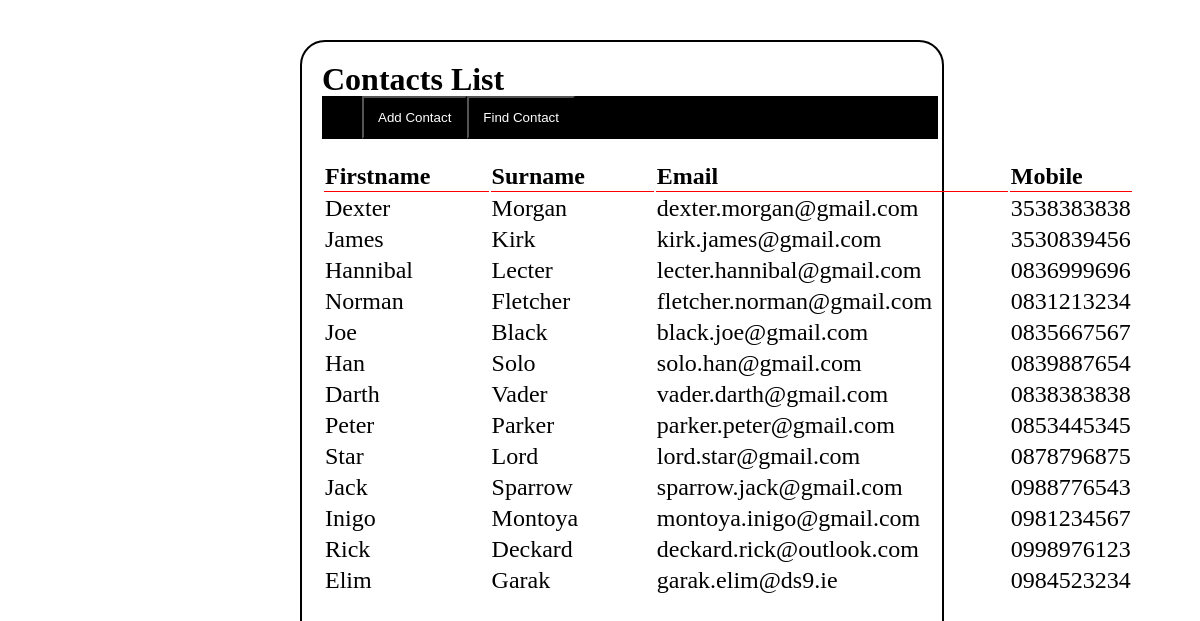
The page / on the database its author committed.
### tables this page shows
CREATE TABLE IF NOT EXISTS `contacts` (
  `id` int(4) NOT NULL,
  `firstname` varchar(30) NOT NULL,
  `surname` varchar(30) NOT NULL,
  `email` varchar(30) NOT NULL,
  `mobile` varchar(30) NOT NULL
);

### core/dataBase/dataBase.class.php (the view, shortened to what this page needs)
<?php
	class dataBase{
		public $myConnection;
		public function __construct($host,$username,$password,$dbname){
			$this->myConnection = mysqli_connect($host,$username,$password,$dbname);
		}
		public function listContact(){
			$this->query = "SELECT * FROM contacts" or die("Error ...".mysqli_error($this->myConnection));
			$result = $this->myConnection->query($this->query);
			echo "<table><tr><th>Firstname</th><th>Surname</th><th>Email</th><th id='thM'>Mobile</th></tr>";
			while ($row = mysqli_fetch_array($result)){
				echo "<tr><td>".$row["firstname"]."</td><td>".$row["surname"]."</td><td>".$row["email"]."</td><td id='tdM'>".$row["mobile"]."</td></tr>";
			}
			echo "</table>";
		}
	}
?>

### index.php (shortened to what this page needs)
<!DOCTYPE html>
<html>
	<head>
		<link rel="stylesheet" type="text/css" href="css/contact.css">
	</head>
	<body>
		<div id="main">
			<div id="top">
				<h1>Contacts List</h1>
			</div>
			<div>
				<ul>
					<li><button id="btn2"><a href="addContact.php">Add Contact</a></button></li>
					<li><button id="btn3"><a href="findContact.php">Find Contact</a></button></li>
				</ul>
			</div>
			<div id="page">
				<?php $one = new database('localhost', 'root', '', 'assignment_iwp'); $one->listContact();?>
			</div>
		</div>
	</body>
</html>

### css/contact.css (style rules this page uses)
button { background-color: #000; color: white; text-align: center; padding: 12px 14px; }
li { float: left; }
li a { color: white; text-decoration: none; }
table { width: 100; font-size: 24px; font-family: Times New Roman, Times, serif; }
th { border-bottom: 1px solid red; padding-right: 1cm; text-align: left; }
#thM { border-bottom: 1px solid red; padding-right: 1px; text-align: left; }
td { padding-right: 2cm; }
#tdM { padding-right: 1px }
ul { list-style-type: none; overflow: hidden; background-color: #000; position: fixed; top: 10%; width: 48%; }
#main { width: 50%; height: 85%; position: fixed; left: 25%; top: 5%; background-color: white; border-radius: 25px; border: 2px solid black; padding: 20px; }
#page { position: fixed; top: 20%; }
#top { position: fixed; top: 5%; }

### rows shown on the page
contacts: firstname "Dexter", surname "Morgan", email "dexter.morgan@gmail.com", mobile "3538383838"
contacts: firstname "James", surname "Kirk", email "kirk.james@gmail.com", mobile "3530839456"
contacts: firstname "Hannibal", surname "Lecter", email "lecter.hannibal@gmail.com", mobile "0836999696"
contacts: firstname "Norman", surname "Fletcher", email "fletcher.norman@gmail.com", mobile "0831213234"
contacts: firstname "Joe", surname "Black", email "black.joe@gmail.com", mobile "0835667567"
contacts: firstname "Han", surname "Solo", email "solo.han@gmail.com", mobile "0839887654"
contacts: firstname "Darth", surname "Vader", email "vader.darth@gmail.com", mobile "0838383838"
contacts: firstname "Peter", surname "Parker", email "parker.peter@gmail.com", mobile "0853445345"
contacts: firstname "Star", surname "Lord", email "lord.star@gmail.com", mobile "0878796875"
contacts: firstname "Jack", surname "Sparrow", email "sparrow.jack@gmail.com", mobile "0988776543"
contacts: firstname "Inigo", surname "Montoya", email "montoya.inigo@gmail.com", mobile "0981234567"
contacts: firstname "Rick", surname "Deckard", email "deckard.rick@outlook.com", mobile "0998976123"
contacts: firstname "Elim", surname "Garak", email "garak.elim@ds9.ie", mobile "0984523234"
